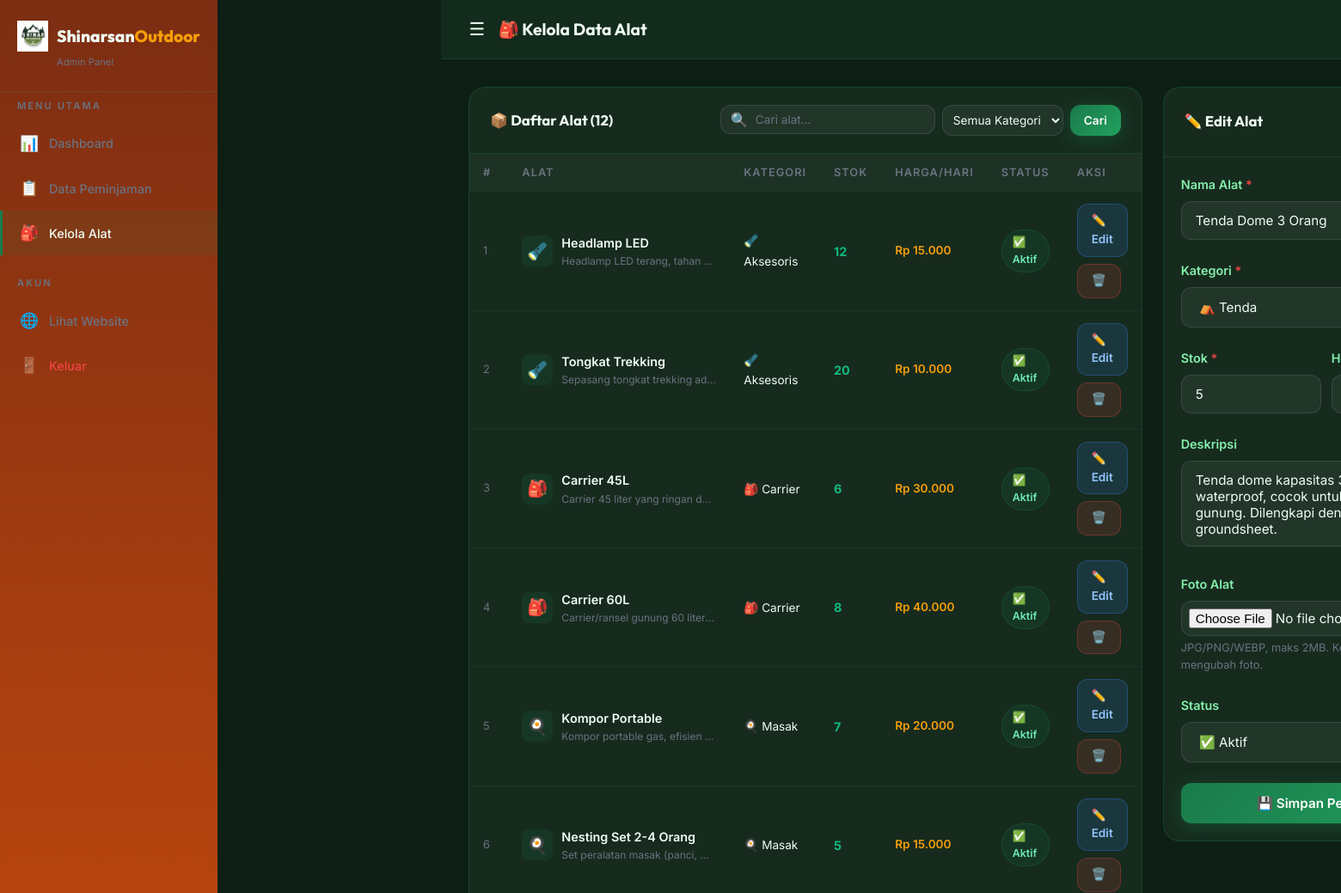
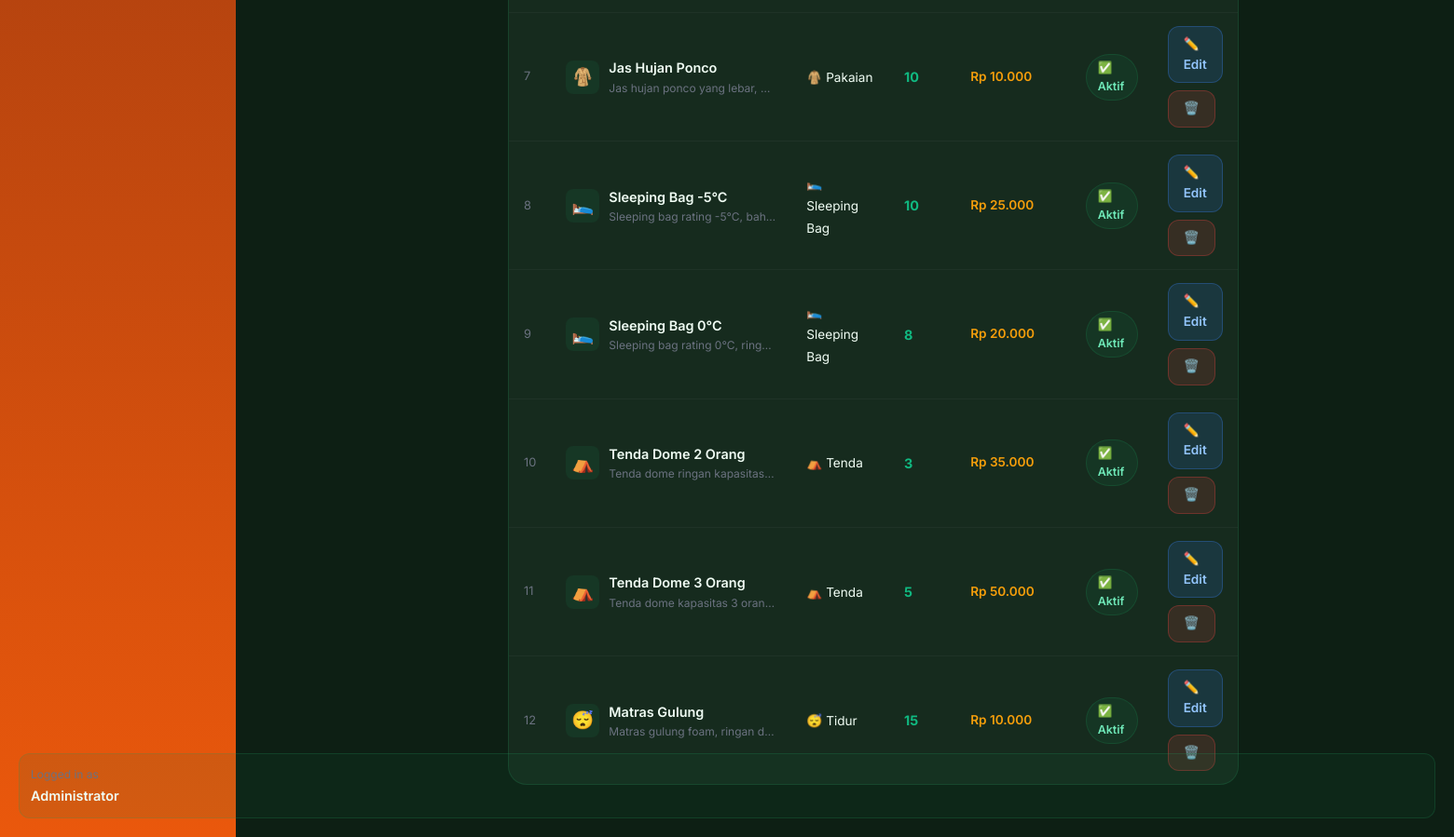
The app's page /admin/alat.php?edit=1 (signed in) with its own data (2 pictures, top to bottom).
### tables this page shows
CREATE TABLE IF NOT EXISTS alat (
    id_alat INT AUTO_INCREMENT PRIMARY KEY,
    nama_alat VARCHAR(100) NOT NULL,
    kategori VARCHAR(50),
    stok INT NOT NULL DEFAULT 0,
    harga_sewa DECIMAL(10,2) NOT NULL DEFAULT 0,
    deskripsi TEXT,
    foto VARCHAR(255) DEFAULT NULL,
    status ENUM('aktif','nonaktif') DEFAULT 'aktif',
    created_at TIMESTAMP DEFAULT CURRENT_TIMESTAMP,
    updated_at TIMESTAMP DEFAULT CURRENT_TIMESTAMP ON UPDATE CURRENT_TIMESTAMP
);

### config/database.php (called while the page is built, shortened)
<?php
function formatRupiah($angka) {
    return 'Rp ' . number_format($angka, 0, ',', '.');
}

### admin/alat.php (the view, shortened to what this page needs)
<?php
require_once '../config/database.php';
$db = getDB();
$edit_data = null;
if (isset($_GET['edit'])) {
    $edit_id = intval($_GET['edit']);
    $res = $db->query("SELECT * FROM alat WHERE id_alat=$edit_id");
    $edit_data = $res ? $res->fetch_assoc() : null;
}
$search = isset($_GET['q']) ? $db->real_escape_string(trim($_GET['q'])) : '';
$where = "1=1";
$alat_result = $db->query("SELECT * FROM alat WHERE $where ORDER BY status DESC, kategori, nama_alat");
$alat_list = $alat_result ? $alat_result->fetch_all(MYSQLI_ASSOC) : [];
$kategori_icon = [
    'Tenda'=>'⛺','Carrier'=>'🎒','Sleeping Bag'=>'🛌',
    'Masak'=>'🍳','Tidur'=>'😴','Aksesoris'=>'🔦','Pakaian'=>'🧥'
];
?>
<!DOCTYPE html>
<html lang="id">
<head>
    <link rel="stylesheet" href="../assets/css/style.css">
</head>
<body>
<div class="admin-layout">
    <?php include 'includes/sidebar.php'; ?>
    <div class="admin-content">
        <div class="admin-topbar">
            <div style="display:flex;align-items:center;gap:16px;">
                <button class="sidebar-toggle" style="background:none;border:none;cursor:pointer;font-size:1.3rem;color:var(--text-primary);">☰</button>
                <div class="topbar-title">🎒 Kelola Data Alat</div>
            </div>
        </div>
        <div class="admin-main">
            <div style="display:grid;grid-template-columns:1fr 380px;gap:24px;align-items:start;">
                <div>
                    <div class="data-card">
                        <div class="data-card-header">
                            <div class="data-card-title">📦 Daftar Alat (<?= count($alat_list) ?>)</div>
                            <div style="display:flex;gap:10px;flex-wrap:wrap;">
                                <form method="GET" style="display:flex;gap:8px;">
                                    <div class="search-box">
                                        <span class="search-icon">🔍</span>
                                        <input type="text" name="q" id="table-search" class="form-control"
                                               placeholder="Cari alat..." value="<?= htmlspecialchars($search) ?>"
                                               style="padding:8px 12px 8px 36px;font-size:0.85rem;">
                                    </div>
                                    <select name="kategori" class="form-control" style="padding:8px;font-size:0.85rem;width:auto;" onchange="this.form.submit()">
                                        <option value="">Semua Kategori</option>
                                    </select>
                                    <button type="submit" class="btn btn-sm btn-primary">Cari</button>
                                </form>
                            </div>
                        </div>
                        <div class="table-wrapper">
                            <table>
                                <thead>
                                    <tr>
                                        <th>#</th>
                                        <th>Alat</th>
                                        <th>Kategori</th>
                                        <th>Stok</th>
                                        <th>Harga/Hari</th>
                                        <th>Status</th>
                                        <th>Aksi</th>
                                    </tr>
                                </thead>
                                <tbody>
                                    <?php if (empty($alat_list)): ?>
                                    <tr><td colspan="7">
                                        <div class="empty-state">
                                            <div class="empty-icon">📦</div>
                                            <div class="empty-title">Belum ada alat</div>
                                            <p>Tambahkan alat baru menggunakan formulir di samping</p>
                                        </div>
                                    </td></tr>
                                    <?php else: ?>
                                    <?php foreach ($alat_list as $i => $a): ?>
                                    <tr>
                                        <td style="color:var(--text-muted);font-size:0.8rem;"><?= $i+1 ?></td>
                                        <td>
                                            <div style="display:flex;align-items:center;gap:10px;">
                                                <?php if ($a['foto'] && file_exists('../assets/images/'.$a['foto'])): ?>
                                                <img src="../assets/images/<?= htmlspecialchars($a['foto']) ?>"
                                                     style="width:36px;height:36px;object-fit:cover;border-radius:8px;">
                                                <?php else: ?>
                                                <div style="width:36px;height:36px;background:rgba(26,122,74,0.15);border-radius:8px;display:flex;align-items:center;justify-content:center;font-size:1.2rem;">
                                                    <?= $kategori_icon[$a['kategori']] ?? '🏔️' ?>
                                                </div>
                                                <?php endif; ?>
                                                <div>
                                                    <div style="font-weight:600;font-size:0.9rem;"><?= htmlspecialchars($a['nama_alat']) ?></div>
                                                    <div style="font-size:0.75rem;color:var(--text-muted);max-width:180px;white-space:nowrap;overflow:hidden;text-overflow:ellipsis;">
                                                        <?= htmlspecialchars($a['deskripsi'] ?? '-') ?>
                                                    </div>
                                                </div>
                                            </div>
                                        </td>
                                        <td><span style="font-size:0.85rem;"><?= ($kategori_icon[$a['kategori']] ?? '🏔️') . ' ' . htmlspecialchars($a['kategori']) ?></span></td>
                                        <td>
                                            <span style="font-weight:700;color:<?= $a['stok']==0?'var(--danger)':($a['stok']<=2?'var(--warning)':'var(--success)') ?>">
                                                <?= $a['stok'] ?>
                                            </span>
                                        </td>
                                        <td style="font-size:0.85rem;color:var(--secondary);font-weight:600;"><?= formatRupiah($a['harga_sewa']) ?></td>
                                        <td>
                                            <?php if ($a['status']=='aktif'): ?>
                                            <span class="badge badge-dipinjam">✅ Aktif</span>
                                            <?php else: ?>
                                            <span class="badge badge-ditolak">❌ Nonaktif</span>
                                            <?php endif; ?>
                                        </td>
                                        <td>
                                            <div class="action-btns">
                                                <a href="alat.php?edit=<?= $a['id_alat'] ?>" class="btn btn-sm"
                                                   style="background:rgba(59,130,246,0.15);color:#93c5fd;border:1px solid rgba(59,130,246,0.3);">
                                                    ✏️ Edit
                                                </a>
                                                <a href="alat.php?hapus=<?= $a['id_alat'] ?>"
                                                   class="btn btn-sm btn-confirm-delete"
                                                   style="background:rgba(239,68,68,0.15);color:#fca5a5;border:1px solid rgba(239,68,68,0.3);">
                                                    🗑️
                                                </a>
                                            </div>
                                        </td>
                                    </tr>
                                    <?php endforeach; ?>
                                    <?php endif; ?>
                                </tbody>
                            </table>
                        </div>
                    </div>
                </div>
                <div class="data-card" style="position:sticky;top:80px;">
                    <div class="data-card-header">
                        <div class="data-card-title">
                            <?= $edit_data ? '✏️ Edit Alat' : '➕ Tambah Alat Baru' ?>
                        </div>
                    </div>
                    <div style="padding: 20px;">
                        <form method="POST" action="alat.php" enctype="multipart/form-data">
                            <div class="form-group">
                                <label class="form-label">Nama Alat <span>*</span></label>
                                <input type="text" name="nama_alat" class="form-control" required
                                    placeholder="Contoh: Tenda Dome 3 Orang"
                                    value="<?= htmlspecialchars($edit_data['nama_alat'] ?? '') ?>">
                            </div>
                            <div class="form-group">
                                <label class="form-label">Kategori <span>*</span></label>
                                <select name="kategori" class="form-control" required>
                                    <?php
                                    $cats = ['Tenda','Carrier','Sleeping Bag','Masak','Tidur','Aksesoris','Pakaian'];
                                    foreach ($cats as $c):
                                        $sel = ($edit_data['kategori'] ?? '') == $c ? 'selected' : '';
                                    ?>
                                    <option value="<?= $c ?>" <?= $sel ?>><?= ($kategori_icon[$c]??'🏔️') . ' ' . $c ?></option>
                                    <?php endforeach; ?>
                                </select>
                            </div>
                            <div style="display:grid;grid-template-columns:1fr 1fr;gap:12px;">
                                <div class="form-group">
                                    <label class="form-label">Stok <span>*</span></label>
                                    <input type="number" name="stok" class="form-control" min="0" required
                                        value="<?= $edit_data['stok'] ?? 0 ?>">
                                </div>
                                <div class="form-group">
                                    <label class="form-label">Harga/Hari (Rp) <span>*</span></label>
                                    <input type="number" name="harga_sewa" class="form-control" min="0" required
                                        value="<?= $edit_data['harga_sewa'] ?? '' ?>" placeholder="50000">
                                </div>
                            </div>
                            <div class="form-group">
                                <label class="form-label">Deskripsi</label>
                                <textarea name="deskripsi" class="form-control" rows="3"
                                    placeholder="Deskripsi singkat alat..."><?= htmlspecialchars($edit_data['deskripsi'] ?? '') ?></textarea>
                            </div>
                            <div class="form-group">
                                <label class="form-label">Foto Alat</label>
                                <input type="file" name="foto" class="form-control" accept="image/*"
                                    style="padding:8px;">
                                <div class="form-hint">JPG/PNG/WEBP, maks 2MB. Kosongkan jika tidak ingin mengubah foto.</div>
                            </div>
                            <div class="form-group">
                                <label class="form-label">Status</label>
                                <select name="status" class="form-control">
                                    <option value="aktif" <?= ($edit_data['status']??'aktif')=='aktif'?'selected':'' ?>>✅ Aktif</option>
                                </select>
                            </div>
                            <button type="submit" class="btn btn-primary btn-block">
                                <?= $edit_data ? '💾 Simpan Perubahan' : '➕ Tambah Alat' ?>
                            </button>
                        </form>
                    </div>
                </div>
            </div>
        </div>
    </div>
</div>
</body>
</html>

### records on screen
alat: kategori "🔦", nama_alat "Headlamp LED", deskripsi "Headlamp LED terang, tahan…", kategori "Aksesoris", stok "12", harga_sewa "Rp 15.000", status "✅ Aktif"
alat: kategori "🔦", nama_alat "Tongkat Trekking", deskripsi "Sepasang tongkat trekking ad…", kategori "Aksesoris", stok "20", harga_sewa "Rp 10.000", status "✅ Aktif"
alat: kategori "🎒", nama_alat "Carrier 45L", deskripsi "Carrier 45 liter yang ringan d…", kategori "Carrier", stok "6", harga_sewa "Rp 30.000", status "✅ Aktif"
alat: kategori "🎒", nama_alat "Carrier 60L", deskripsi "Carrier/ransel gunung 60 liter…", kategori "Carrier", stok "8", harga_sewa "Rp 40.000", status "✅ Aktif"
alat: kategori "🍳", nama_alat "Kompor Portable", deskripsi "Kompor portable gas, efisien…", kategori "Masak", stok "7", harga_sewa "Rp 20.000", status "✅ Aktif"
alat: kategori "🍳", nama_alat "Nesting Set 2-4 Orang", deskripsi "Set peralatan masak (panci,…", kategori "Masak", stok "5", harga_sewa "Rp 15.000", status "✅ Aktif"
alat: kategori "🧥", nama_alat "Jas Hujan Ponco", deskripsi "Jas hujan ponco yang lebar,…", kategori "Pakaian", stok "10", harga_sewa "Rp 10.000", status "✅ Aktif"
alat: kategori "🛌", nama_alat "Sleeping Bag -5°C", deskripsi "Sleeping bag rating -5°C, bah…", kategori "Sleeping Bag", stok "10", harga_sewa "Rp 25.000", status "✅ Aktif"
alat: kategori "🛌", nama_alat "Sleeping Bag 0°C", deskripsi "Sleeping bag rating 0°C, ring…", kategori "Sleeping Bag", stok "8", harga_sewa "Rp 20.000", status "✅ Aktif"
alat: kategori "⛺", nama_alat "Tenda Dome 2 Orang", deskripsi "Tenda dome ringan kapasitas…", kategori "Tenda", stok "3", harga_sewa "Rp 35.000", status "✅ Aktif"
alat: kategori "⛺", nama_alat "Tenda Dome 3 Orang", deskripsi "Tenda dome kapasitas 3 oran…", kategori "Tenda", stok "5", harga_sewa "Rp 50.000", shows "✅ Aktif", harga_sewa "50000.00", deskripsi "Tenda dome kapasitas 3 orang, waterproof, cocok untuk pendakian gunung. Dilengkapi dengan flysheet dan groundsheet.", status "✅ Aktif"
alat: kategori "😴", nama_alat "Matras Gulung", deskripsi "Matras gulung foam, ringan d…", kategori "Tidur", stok "15", harga_sewa "Rp 10.000", status "✅ Aktif"

### other values on screen
$_SESSION['admin_name'] "Administrator"
count($alat_list) "12"
form field kategori "⛺ Tenda"
